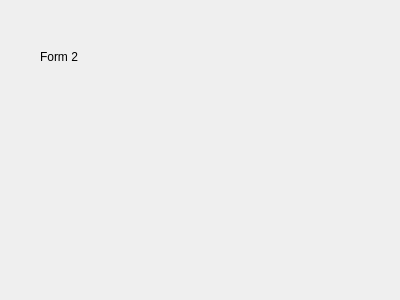
<?xml version="1.0" encoding="UTF-8"?>
<ui version="4.0">
 <class>Form2</class>
 <widget class="QDialog" name="Form2">
  <property name="geometry">
   <rect>
    <x>0</x>
    <y>0</y>
    <width>400</width>
    <height>300</height>
   </rect>
  </property>
  <property name="windowTitle">
   <string>Dialog</string>
  </property>
  <widget class="QLabel" name="label">
   <property name="geometry">
    <rect>
     <x>40</x>
     <y>50</y>
     <width>47</width>
     <height>14</height>
    </rect>
   </property>
   <property name="text">
    <string>Form 2</string>
   </property>
  </widget>
 </widget>
 <resources/>
 <connections/>
</ui>
